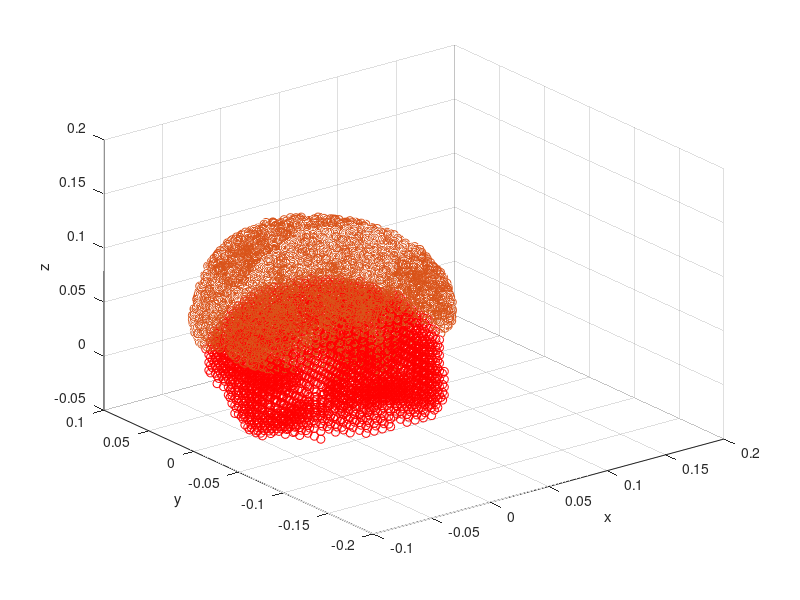
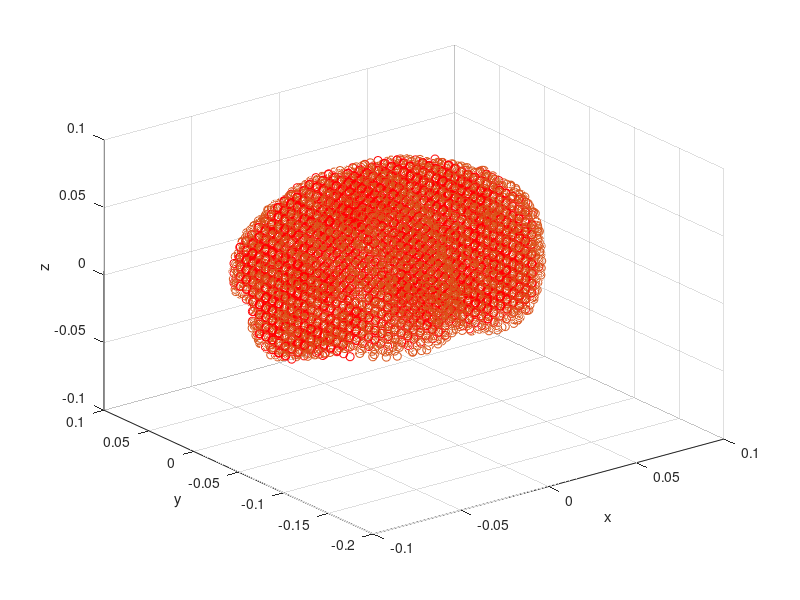

The MATLAB script that drew these images, in order: (Note: this script raises an error after producing the figures.)
close all
clear all
load("surface.mat")
load("test.mat")
ncoor = load("nors_MNI_3244xyz.txt","ascii");
ncoor = ncoor/1000;

%% Figure 
figure
scatter3(ncoor(:,1),ncoor(:,2),ncoor(:,3),'r');
hold on
scatter3(Vertices(:,1),Vertices(:,2),Vertices(:,3),'blue');
xlabel 'x'
ylabel 'y'
zlabel 'z'

%% rotation
zang = pi/2;
zrtate = [cos(zang) -sin(zang)  0; sin(zang) cos(zang) 0; 0 0 1];
Vertices = (zrtate*Vertices')';
xang = pi/30;
xrtate = [1 0  0; 0 cos(xang) -sin(xang); 0 sin(xang) cos(xang)];
Vertices = (xrtate*Vertices')';

%% traslation
Vertices(:,2) = Vertices(:,2) - (min(Vertices(:,2)) - min(ncoor(:,2)));
Vertices(:,2) = Vertices(:,2) - (max(Vertices(:,2)) - max(ncoor(:,2)))/2;
Vertices(:,3) = Vertices(:,3) - (max(Vertices(:,3)) - max(ncoor(:,3)));
Vertices(:,3) = Vertices(:,3) - (min(Vertices(:,3)) - min(ncoor(:,3)))/2;

%% Figure aligment
figure
scatter3(ncoor(:,1),ncoor(:,2),ncoor(:,3),'r');
hold on
scatter3(Vertices(:,1),Vertices(:,2),Vertices(:,3),'blue');
xlabel 'x'
ylabel 'y'
zlabel 'z'

%% Interpolation
metric = zeros(length(ncoor),48);
metric_interp = zeros(length(Vertices),48);
metric_list = {'FI','FD','Int','tcFILev1','tcFILev2','tcFDLev1','tcFDLev2','Age','Severity'}; 
for met = 1:length(metric_list)
    mtname = metric_list{met};
    metric = extractfield(tstatps,mtname);
    metric = reshape(metric,length(ncoor),48);
    for freq = 1:48
        interp = scatteredInterpolant(ncoor,metric(:,freq));
        metric_interp(:,freq) = interp(Vertices);
        display(strcat("Interpolating metric ",mtname," frequency ",num2str(freq*0.39),'Hz'))
    end
    mtname = strcat(mtname,'_interp');
    tstatps.(mtname) = metric_interp;
end

mtname = metric_list{1};
mtname = strcat(mtname,'_interp');
metric_interp = tstatps.(mtname);
figure;
patch('Vertices',Vertices, ...
    'Faces',Faces, ...
    'FaceVertexCData',metric_interp(:,3), ...
    'FaceColor','inter', ...
    'EdgeColor','none')





